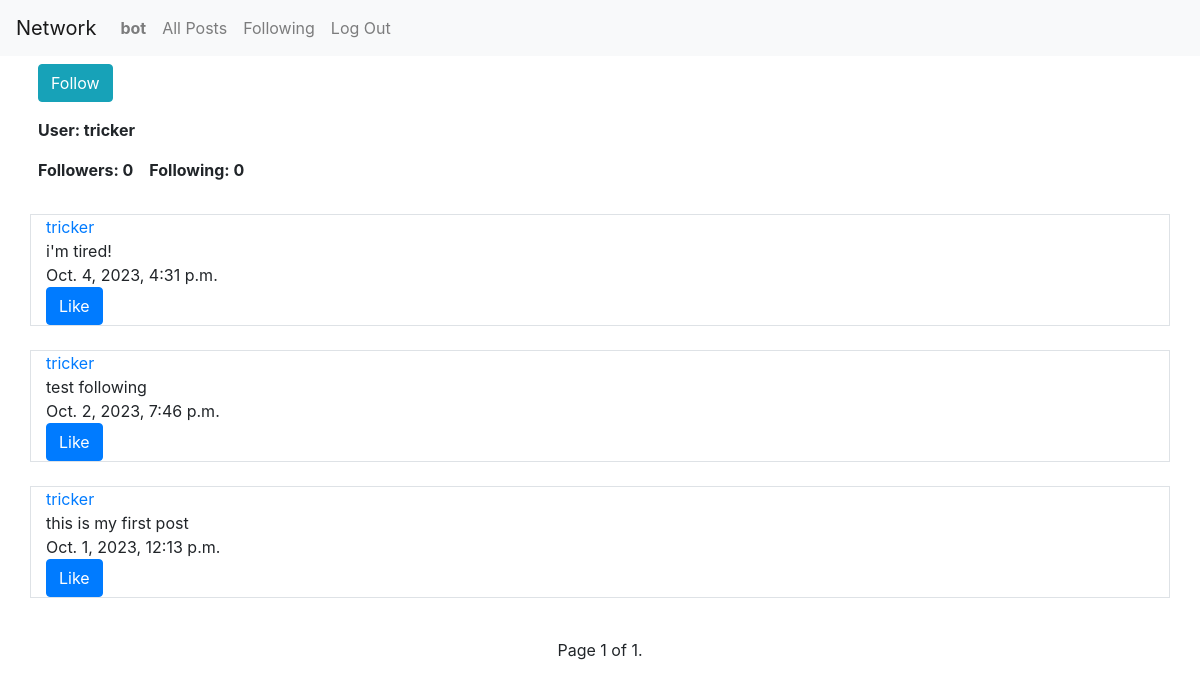
The page /profile/4 (signed in) on the database its author committed.
### network/models.py (models this page shows, shortened)
class User(AbstractUser):
    pass

class Post(models.Model):
    username = models.ForeignKey(User, on_delete=models.CASCADE, related_name="username_post")
    content = models.CharField(max_length=500)
    date = models.DateTimeField(auto_now_add=True)

### network/views.py (the view)
# urls.py: path("profile/<int:user_id>", views.profile, name="profile"),
def profile(request, user_id):
    user = User.objects.get(pk=user_id)
    num_followers = Follow.objects.filter(user_being_followed=user).count()
    num_following = Follow.objects.filter(follower=user).count()
    following = Follow.objects.filter(follower=request.user)   # get those follows which the curent user is following
    posts = Post.objects.filter(username=user).order_by("-date")
    followable = False
    if not following.filter(user_being_followed=user).exists():    # check if the profile's user exist in those follows
        followable = True
    paginator = Paginator(posts, 5)
    page_number = request.GET.get("page")
    page_obj = paginator.get_page(page_number)
    return render(request, "network/profile.html", {
        "user": user,
        "num_followers": num_followers,
        "num_following": num_following,
        "following": following,
        "posts": posts,
        "followable": followable,
        "page_obj": page_obj
    })

### network/templates/network/profile.html (shortened to what this page needs)
{% extends "network/layout.html" %}
{% load static %}
{% block body %}
    {% if request.user != user and followable %}
        <form action="{% url 'follow' user.id%}" method="post">
            <div class="container p-2">
                <button class="btn btn-info" type="submit">Follow</button>
            </div>
        </form>
    {% endif %}
    <div class="container">
        <div class="row p-2 font-weight-bold">
            User: {{ user }}
        </div>
        <div class="row">
            <div class="col-1.5 p-2 font-weight-bold">
                Followers: {{ num_followers }}
            </div>
            <div class="col p-2 font-weight-bold">
                Following: {{ num_following }}
            </div>
        </div>
    </div><br>
    {% for post in page_obj %}
        <div class="container border">
            <div class="row">
                <div class="col">
                    <a href="{% url 'profile' post.username.id %}">{{ post.username }}</a>
                </div>
            </div>
            <div class="row">
                <div class="col">
                    {{ post.content }}
                </div>
            </div>
            <div class="row">
                <div class="col">
                    {{ post.date }}
                </div>
            </div>
            <div class="row justify-content-between">
                <div class="col-auto">
                    <button class="btn btn-primary like" type="submit">Like</button>
                </div>
            </div>
        </div><br>
    {% endfor %}
    <div class="static-bottom">
        <div class="text-center">
            Page {{ page_obj.number }} of {{ page_obj.paginator.num_pages }}.
        </div>
    </div>
{% endblock %}

### network/templates/network/layout.html (shortened to what this page needs)
{% load static %}
<!DOCTYPE html>
<html lang="en">
    <head>
        <link rel="stylesheet" href="https://stackpath.bootstrapcdn.com/bootstrap/4.4.1/css/bootstrap.min.css">
        <link href="{% static 'network/styles.css' %}" rel="stylesheet">
    </head>
    <body>
        <nav class="navbar navbar-expand-lg navbar-light bg-light">
            <a class="navbar-brand" href="#">Network</a>
            <div>
              <ul class="navbar-nav mr-auto">
                {% if user.is_authenticated %}
                    <li class="nav-item">
                        {% if user == request.user %}
                            <a class="nav-link" href="{% url 'profile' user.id %}"><strong>{{ user.username }}</strong></a>
                        {% else %}
                            <a class="nav-link" href="{% url 'profile' request.user.id %}"><strong>{{ request.user.username }}</strong></a>
                        {% endif %}
                    </li>
                {% endif %}
                <li class="nav-item">
                  <a class="nav-link" href="{% url 'index' %}">All Posts</a>
                </li>
                {% if user.is_authenticated %}
                    <li class="nav-item">
                        <a class="nav-link" href="{% url 'following' %}">Following</a>
                    </li>
                    <li class="nav-item">
                        <a class="nav-link" href="{% url 'logout' %}">Log Out</a>
                    </li>
                {% endif %}
              </ul>
            </div>
          </nav>
        <div class="body">
            {% block body %}
            {% endblock %}
        </div>
    </body>
</html>

### rows shown on the page
User: user.username "bot"
User: username "tricker"
Post: username "tricker", content "i'm tired!", date "Oct. 4, 2023, 4:31 p.m."
Post: username "tricker", content "test following", date "Oct. 2, 2023, 7:46 p.m."
Post: username "tricker", content "this is my first post", date "Oct. 1, 2023, 12:13 p.m."

### other values the page prints
{{ num_followers }} "0"
{{ num_following }} "0"
{{ page_obj.number }} "1"
{{ page_obj.paginator.num_pages }} "1"
